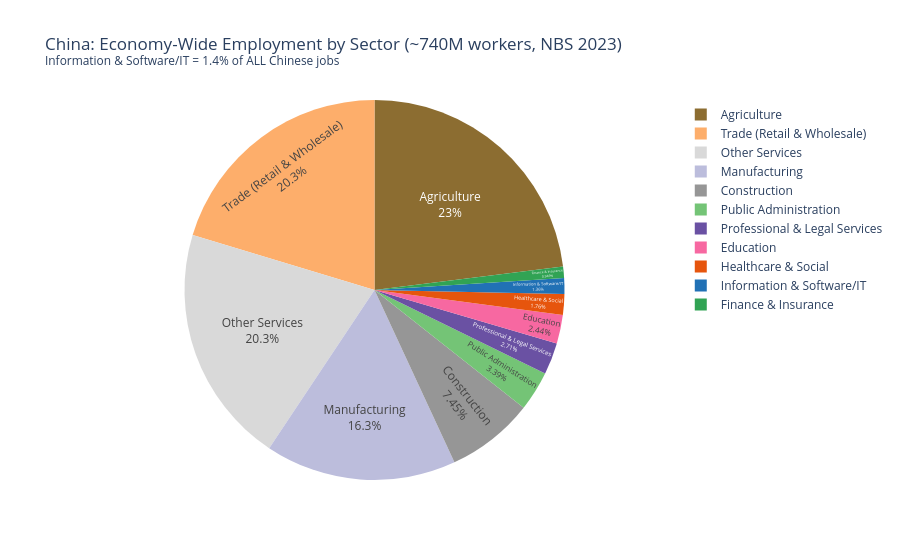

This figure's notebook cell:
### Code cell
econ = get_sector_employment('China')
sw_pct = econ.loc[econ['sector'] == SOFTWARE_SECTOR, 'pct_of_total'].values[0]

fig3 = px.pie(
    econ, values='employed_millions', names='sector',
    color='sector', color_discrete_map=ECON_SECTOR_COLORS,
    title=f'China: Economy-Wide Employment by Sector (~740M workers, NBS 2023)<br><sup>Information & Software/IT = {sw_pct:.1f}% of ALL Chinese jobs</sup>',
)
fig3.update_traces(textposition='inside', textinfo='percent+label')
fig3.show()

### Figure 1 — Plotly figure (JSON) as saved in the notebook; plotly's stock layout.template omitted (floating-point values rounded to 4 significant figures)
{"data": [{"customdata": [["Agriculture"], ["Manufacturing"], ["Construction"], ["Information & Software/IT"], ["Finance & Insurance"], ["Healthcare & Social"], ["Professional & Legal Services"], ["Trade (Retail & Wholesale)"], ["Education"], ["Public Administration"], ["Other Services"]], "domain": {"x": [0.0, 1.0], "y": [0.0, 1.0]}, "hovertemplate": "sector=%{customdata[0]}<br>employed_millions=%{value}<extra></extra>", "labels": ["Agriculture", "Manufacturing", "Construction", "Information & Software/IT", "Finance & Insurance", "Healthcare & Social", "Professional & Legal Services", "Trade (Retail & Wholesale)", "Education", "Public Administration", "Other Services"], "legendgroup": "", "marker": {"colors": ["#8c6d31", "#bcbddc", "#969696", "#2171b5", "#31a354", "#e6550d", "#6a51a3", "#fdae6b", "#f768a1", "#74c476", "#d9d9d9"]}, "name": "", "showlegend": true, "textinfo": "percent+label", "textposition": "inside", "type": "pie", "values": [170.0, 120.0, 55.0, 10.0, 7.0, 13.0, 20.0, 150.0, 18.0, 25.0, 150.0]}], "layout": {"legend": {"tracegroupgap": 0}, "title": {"text": "China: Economy-Wide Employment by Sector (~740M workers, NBS 2023)<br><sup>Information & Software/IT = 1.4% of ALL Chinese jobs</sup>"}}}
